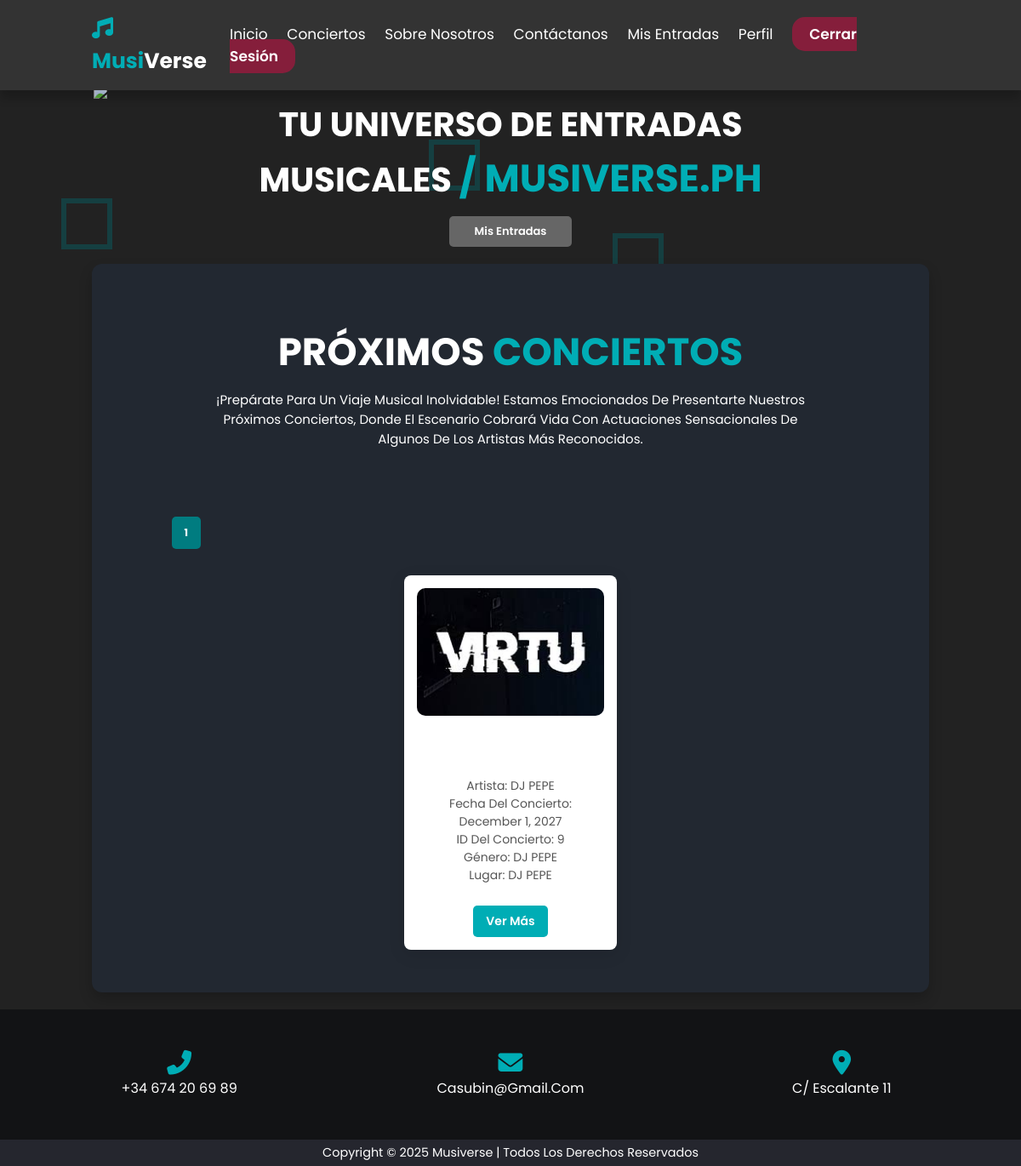
The app's page /home.php with its own data.
### tables this page shows
CREATE TABLE `tblconcert` (
  `concert_id` int NOT NULL AUTO_INCREMENT,
  `concert_name` varchar(100) DEFAULT NULL,
  `concert_date` date DEFAULT NULL,
  `concert_location` varchar(100) DEFAULT NULL,
  `concert_artist` varchar(100) DEFAULT NULL,
  `concert_desc` text,
  `concert_contact` varchar(100) DEFAULT NULL,
  `concert_genre` varchar(50) DEFAULT NULL,
  `concert_venue` varchar(100) DEFAULT NULL,
  `image` varchar(255) DEFAULT NULL,
  `concert_time` time DEFAULT NULL,
  `ub_price` decimal(10,2) NOT NULL,
  `lb_price` decimal(10,2) NOT NULL,
  `vip_price` decimal(10,2) NOT NULL,
  `genad_price` decimal(10,2) NOT NULL,
  PRIMARY KEY (`concert_id`)
);

### home.php (the view, shortened to what this page needs)
<?php
include 'config.php';
$itemsPerPage = 3;
$page = isset($_GET['page']) ? intval($_GET['page']) : 1;
$offset = ($page - 1) * $itemsPerPage;
$sql = "SELECT * FROM tblconcert LIMIT $offset, $itemsPerPage";
$all_concert = $conn->query($sql);
$totalConcerts = $conn->query("SELECT COUNT(*) FROM tblconcert")->fetch_row()[0];
$totalPages = ceil($totalConcerts / $itemsPerPage);
?>
<!DOCTYPE html>
<html lang="es">
<head>
    <link rel="stylesheet" href="https://cdn.jsdelivr.net/npm/swiper@11/swiper-bundle.min.css" />
    <link rel="stylesheet" href="css/homepage.css">
    <link rel="stylesheet" href="https://cdnjs.cloudflare.com/ajax/libs/font-awesome/6.4.2/css/all.min.css">
</head>
<body>
    <header class="header" style="box-shadow:0 10px 10px rgba(0,0,0,.2);">
        <a href="home.php" class="logo">
            <i class="fas fa-music" style="color: #00ADB5;"></i>
            <span style="color:#00ADB5;">Musi</span>Verse</a>
        <nav class="navbar">
            <a href="#home">Inicio</a>
            <a href="#concerts">Conciertos</a>
            <a href="#about">Sobre Nosotros</a>
            <a href="#contact">Contáctanos</a>
            <a href="ticketshistory.php">Mis Entradas</a>
            <a href="update_profile.php">Perfil</a>
            <a href="home.php?logout=1" class="logout">Cerrar Sesión</a>
        </nav>
    </header>
    <section class="home" id="home">
        <div class="wrapper">
            <div class="box">
                <div></div><div></div><div></div><div></div><div></div>
            </div>
        </div>
        <div class="content">
            <img src="css/images/bghome.png" class="musilogo">
            <h3>Tu Universo de Entradas Musicales <span>/ MUSIVERSE.PH</span></h3>
            <a href="ticketshistory.php" class="btn">Mis Entradas</a>
        </div>
        <section class="con" id="concerts">
            <div class="content2">
                <h3>Próximos <span>Conciertos</span></h3>
                <p class="intro">
                    ¡Prepárate para un viaje musical inolvidable! Estamos emocionados de presentarte nuestros próximos conciertos,
                    donde el escenario cobrará vida con actuaciones sensacionales de algunos de los artistas más reconocidos.
                </p>
            </div>
            <?php
            $startPage = max(1, $page - 2);
            $endPage = min($totalPages, $startPage + 4);
            if($endPage - $startPage + 1 < 5) {
                $startPage = max(1, $endPage - 4);
            }
            ?>
            <div class="pagination">
                <?php for($i = $startPage; $i <= $endPage; $i++): ?>
                    <a href="?page=<?php echo $i; ?>" <?php if($i == $page) echo 'class="active"'; ?>>
                        <?php echo $i; ?>
                    </a>
                <?php endfor; ?>
            </div>
            <br>
            <?php
            while($row = $all_concert->fetch_assoc()) {
                $concertId = $row["concert_id"];
                $url = 'concert.php?concert_id='.urlencode($concertId);
            ?>
                <div class="container">
                    <div class="card">
                        <div class="imgBx">
                            <a href="#">
                                <?php echo '<img src="adminside/uploaded_img/'.$row["image"].'">'; ?>
                            </a>
                        </div>
                        <h2><?php echo $row["concert_name"]; ?></h2>
                        <div class="desc">
                            <p>
                                Artista: <?php echo $row["concert_artist"]; ?><br>
                                Fecha del Concierto: <?php echo date('F j, Y', strtotime($row['concert_date'])); ?><br>
                                ID del Concierto: <?php echo $row["concert_id"]; ?><br>
                                Género: <?php echo $row["concert_genre"]; ?><br>
                                Lugar: <?php echo $row["concert_venue"]; ?>
                            </p>
                        </div>
                        <div class="button-container">
                            <a href="<?php echo $url; ?>" class="button">Ver Más</a>
                        </div>
                    </div>
                </div>
            <?php } ?>
        </section>
    </section>
</body>
<footer>
    <div class="row secondary">
        <div>
            <p><i class="fas fa-phone-alt"></i></p>
            <p>+34 674 20 69 89</p>
        </div>
        <div>
            <p><i class="fas fa-envelope"></i></p>
            <p>casubin@gmail.com</p>
        </div>
        <div>
            <p><i class="fas fa-map-marker-alt"></i></p>
            <p>c/ Escalante 11</p>
        </div>
    </div>
    <div class="row copyright">
        <p>Copyright &copy; 2025 Musiverse | Todos los derechos reservados</p>
    </div>
</footer>
</html>

### css/homepage.css (style rules this page uses)
:root { --main-color: #00ADB5; }
* { font-family: 'Poppins', sans-serif; margin: 0; padding: 0; box-sizing: border-box; outline: none; border: none; text-decoration: none; text-transform: capitalize; transition: .2s linear; }
html { font-size: 62.5%; overflow-x: hidden; scroll-padding-top: 7rem; scroll-behavior: smooth; }
section { padding: 2rem 9%; }
body { padding: 0; background: url(images/bgwave.jpg); background-position: top; background-color: #222; background-blend-mode: soft-light; background-repeat: no-repeat; margin: auto; }
.box div { position: absolute; z-index: -100; opacity: 0.4; width: 60px; height: 60px; background-color: transparent; border: 6px solid #046d72; }
.box div:nth-child(1) { top: 12%; left: 42%; animation: animate 15s linear infinite; }
.box div:nth-child(3) { top: 17%; left: 6%; animation: animate 15s linear infinite; }
.box div:nth-child(4) { top: 20%; left: 60%; animation: animate 15s linear infinite; }
.header { position: fixed; top: 0; left: 0; right: 0; z-index: 10000; background: #333; display: flex; align-items: center; justify-content: space-between; padding: 1.5rem 9%; }
.header .logo { font-weight: bolder; color: #fff; font-size: 2.5rem; }
.header .navbar a { font-size: 1.7rem; color: #fff; margin-right: 2rem; }
.home .content { text-align: center; padding-top: 6rem; margin: 2rem auto; max-width: 70rem; }
.home .content h3 { color: #fff; font-size: 4.5rem; text-transform: uppercase; }
.home .content h3 span { color: var(--main-color); font-size: 4.5rem; text-transform: uppercase; }
.home .content h3 { font-size: 4rem; }
.content { display: flex; flex-direction: column; align-items: center; text-align: center; }
.musilogo { width: 140%; }
.card { box-shadow: 0 10px 10px rgba(0, 0, 0, .2); }
.con .content2 { text-align: center; padding-top: 3rem; margin: 2rem auto; max-width: 70rem; font-size: large; }
.con .container { display: grid; grid-template-columns: repeat(auto-fit, minmax(50%, 1fr)); gap: 1.5rem; margin-bottom: 1.5rem; }
.con .content2 h3 { color: #fff; font-size: 4.5rem; text-transform: uppercase; }
.con .content2 h3 span { color: var(--main-color); font-size: 4.5rem; text-transform: uppercase; }
.con .container .card { border-radius: .5rem; background: #333; text-align: center; padding: 2.5rem; }
.con .container .card h2 { font-size: 2rem; color: #fff; padding: 1rem 0; }
.pagination { display: flex; list-style: none; padding: 0; margin-top: 20px; }
.pagination a { margin: 0 5px; padding: 8px 12px; text-decoration: none; background-color: #eee; font-size:larger; font-weight: bold; color: #333; border-radius: 4px; }
.pagination a.active { background-color: #00ADB5; color: #fff; }
.imgBx img { max-width: 100%; border-radius: 10px; margin: 0 auto; width: 100%; }
.con .container .card p { font-size: 1.4rem; color: #fff; line-height: 1.8; }
.button { padding: 10px 20px; background: #666; color: #fff; border-radius: 5px; text-decoration: none; font-weight: 600; }
.logout { padding: 8px 20px; background: #ff004867; color: #ffffff; border-radius: 15px; text-decoration: none; font-weight: 600; }
.button-container { display: flex; justify-content: center; align-items: center; margin-top: 10px; }
.intro { text-align: center; font-size: 1.5rem; color: #fff; padding: 1rem 0; display: block; margin-bottom: 10%; }
.con { padding: 2rem 9%; background-color: #222831; border-radius: 12px; box-shadow: 0px 8px 16px 0px rgba(0, 0, 0, 0.2); }
.btn { margin-top: 1rem; display: inline-block; padding: .8rem 3rem; border-radius: .5rem; background: #666; color: #fff; cursor: pointer; font-weight: 600; font-size: small; }
footer { background-color: #121315; color: #ffffff; font-size: 16px; }
footer * { font-family: "Poppins", sans-serif; box-sizing: border-box; border: none; outline: none; }
.row { padding: 2em 1em; }
.row.secondary { display: flex; justify-content: space-around; text-align: center; }
.row.secondary i { font-size: 1.8em; color: #00ADB5; }
.row.secondary div { padding: 1em 0; width: 100%; }
.copyright { padding: 0.3em 1em; background-color: #25262e; }
.copyright p { font-size: 0.9em; text-align: center; }

### records on screen
tblconcert: image (picture), concert_artist "DJ PEPE", concert_date "December 1, 2027", concert_id "9", concert_genre "DJ PEPE", concert_venue "DJ PEPE"
